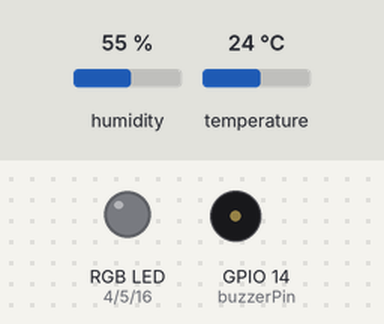
Recording of a sketch running on a simulated ESP8266 (NodeMCU). On the bench: an RGB LED mixed from three pins (HIGH = lit), buzzer (waves = sounding, pin HIGH). The inputs (shaded band) are chosen by the test bench; at power-on: humidity 55 %, temperature 24 °C. WiFi joins after 1.5 s; servers stay silent unless stated; no MQTT or app messages arrive unless stated; what the sketch prints to the serial monitor is not drawn.

Above: at 3.2 s.
3.3 s: humidity set to 81 %
At 5.2 s:
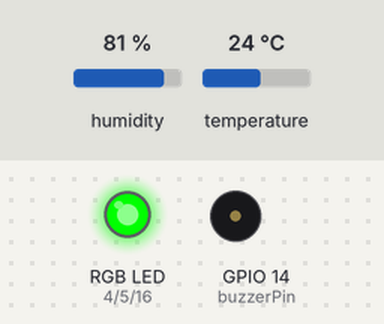
5.5 s: humidity set to 84 %
At 6.9 s:
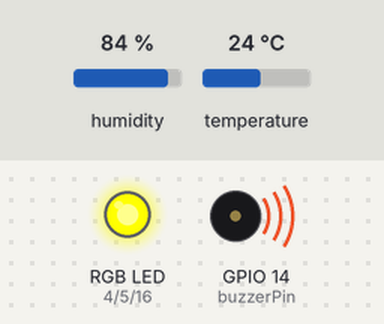
Timing chart, 0 to 23.5 s (numbered marks = the images above; inputs shaded):
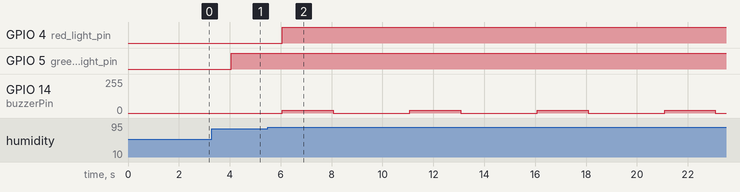

The sketch:

dht22_rgbLED.ino
```cpp
#include <ESP8266WiFi.h>
#include <PubSubClient.h>

#include "DHT.h"

#define dataPin 2
#define DHT_TYPE DHT22

int red_light_pin = 4;
int green_light_pin = 5;
int blue_light_pin = 16;

int buzzerPin = 14;

DHT dht(dataPin, DHT_TYPE);


const char* ssid = "chuiping17@unifi@unifi";
const char* password = "0126316617";
const char* mqtt_broker = "test.mosquitto.org";

WiFiClient espclient;
PubSubClient client(espclient);


long currentTime, lastTime, stopDuration = 0; //For buzzer to stop when user clicked


void connectWiFi(){
  delay(500);
  Serial.print("Connecting");
  WiFi.begin(ssid, password);
  while(WiFi.status()!=WL_CONNECTED){
    delay(500);
    Serial.print(".");
  }
  Serial.println("\nConnected to WiFi");
}

void reconnect(){
  while(!client.connected()){
    Serial.print("\nConnecting to");
    Serial.println(mqtt_broker);
    if(client.connect("HCSense_Client")){
      Serial.println("\nConnected");
      client.subscribe("HCSense/stopDur"); //subscribe stop duration from mqtt_broker
    }else{
      Serial.println("\nTry to connect again");
      delay(500);
    }
  }
}

void callback(char* topic, byte* payload, unsigned int length){
  Serial.print("Received stop duration: ");
  String msgTemp;
  for(int i=0; i<length; i++){
    msgTemp += (char)payload[i];
  }

  Serial.println(msgTemp.toInt());
  stopDuration = msgTemp.toInt();
  lastTime = millis();

}

void setup() {
  Serial.begin(115200);
  connectWiFi();
  client.setServer(mqtt_broker, 1883);
  client.setCallback(callback);

  dht.begin();

  pinMode(buzzerPin, OUTPUT);
}

void loop() {
  if(!client.connected()){
    reconnect();
  }
  client.loop();

  delay(2000); /*Wait for DHT22 to load, if not will not be connected*/

  float temperature = dht.readTemperature();
  float humidity = dht.readHumidity();

  if (isnan(humidity) || isnan(temperature)) {
    Serial.println("Failed to read from DHT sensor!");
    RGB_color(255, 0, 0);
    delay(1000);
    RGB_color(0, 0, 0);
    return;
  }else{
    client.publish("HCSense/temp", String(temperature).c_str());
    client.publish("HCSense/humi", String(humidity).c_str());

    Serial.print("Temperature: ");
    Serial.println(temperature);
    Serial.print("Humidity: ");
    Serial.println(humidity);

    if(temperature>=36 || humidity>=83){
      currentTime=millis();
      if(currentTime-lastTime > stopDuration){
        RGB_color(255, 255, 0);

        alert();

        stopDuration=0;
        lastTime=millis();
      }
    }else{
      RGB_color(0, 255, 0);
    }

  }

}


void RGB_color(int red_light_value, int green_light_value, int blue_light_value)
 {
  analogWrite(red_light_pin, red_light_value);
  analogWrite(green_light_pin, green_light_value);
  analogWrite(blue_light_pin, blue_light_value);
}

void alert() {
  analogWrite(buzzerPin, 20);
  delay(2000);
  analogWrite(buzzerPin, 0);
  delay(1000);
}
```

Measured:
- the behaviour switches between 82 and 83 % on humidity (found by bisection; images 1 and 2)
- after the input at 5.5 s, GPIO 4 (red_light_pin): LOW → HIGH after 0.57 s; GPIO 14 (buzzerPin): alternates 20/255 for 2.0 s and 0/255 for 3.0 s, starting after 0.57 s
